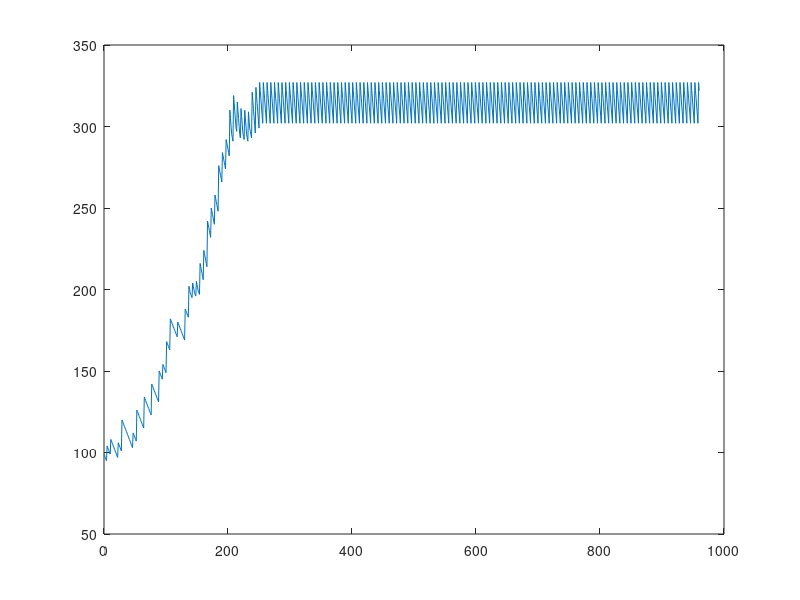

Write MATLAB code to recreate this figure.
% SPDX-FileCopyrightText: 2025 Space Station 14 Contributors
%
% SPDX-License-Identifier: MIT-WIZARDS

# This is a script to be loaded into GNU Octave.

# - Notes -
# + Be sure to check all parameters are up to date with game before use.
# + The way things are tuned, only PA level 1 is stable on Saltern.
# A singularity timestep is one second.

# - Parameters -
# It's expected that you dynamically modify these if relevant to your scenario.
global pa_particle_energy_for_level_table pa_level pa_time_between_shots
pa_particle_energy_for_level_table = [10, 30, 60, 100]
# Note that level 0 is 1 here.
pa_level = 1
pa_time_between_shots = 6

# Horizontal size (interior tiles) of mapped singulo cage
global cage_area cage_pa1 cage_pa2 cage_pa3
#  __123__
# +---+---+
cage_area = 7
cage_pa1 = 2.5
cage_pa2 = 3.5
cage_pa3 = 4.5

global energy_drain_for_level_table
energy_drain_for_level_table = [1, 2, 5, 10, 15, 20]
function retval = level_for_energy (energy)
  retval = 1
  if energy >= 1500 retval = 6; return; endif
  if energy >= 1000 retval = 5; return; endif
  if energy >= 600 retval = 4; return; endif
  if energy >= 300 retval = 3; return; endif
  if energy >= 200 retval = 2; return; endif
endfunction
function retval = radius_for_level (level)
  retval = level - 0.5
endfunction

# - Simulator -

global singulo_shot_timer
singulo_shot_timer = 0

function retval = singulo_step (energy)
  global energy_drain_for_level_table
  global pa_particle_energy_for_level_table pa_level pa_time_between_shots
  global cage_area cage_pa1 cage_pa2 cage_pa3
  global singulo_shot_timer
  level = level_for_energy(energy)
  energy_drain = energy_drain_for_level_table(level)
  energy -= energy_drain
  singulo_shot_timer += 1
  if singulo_shot_timer == pa_time_between_shots
    energy_gain_per_hit = pa_particle_energy_for_level_table(pa_level)
    # This is the bit that's complicated: the area and probability calculation.
    # Rather than try to work it out, let's do things by simply trying it.
    # This is the area of the singulo.
    singulo_area = radius_for_level(level) * 2
    # This is therefore the area in which it can move.
    effective_area = max(0, cage_area - singulo_area)
    # Assume it's at some random position within the area it can move.
    # (This is the weak point of the maths. It's not as simple as this really.)
    singulo_lpos = (rand() * effective_area)
    singulo_rpos = singulo_lpos + singulo_area
    # Check each of 3 points.
    n = 0.5
    if singulo_lpos < (cage_pa1 + n) && singulo_rpos > (cage_pa1 - n)
      energy += energy_gain_per_hit
    endif
    if singulo_lpos < (cage_pa2 + n) && singulo_rpos > (cage_pa2 - n)
      energy += energy_gain_per_hit
    endif
    if singulo_lpos < (cage_pa3 + n) && singulo_rpos > (cage_pa3 - n)
      energy += energy_gain_per_hit
    endif
    singulo_shot_timer = 0
  endif
  retval = energy
endfunction

# - Scenario -

global scenario_energy
scenario_energy = 100

function retval = scenario (x)
  global scenario_energy
  sce = scenario_energy
  scenario_energy = singulo_step(sce)
  retval = scenario_energy
endfunction

# x is in seconds.
x = 0:1:960
plot(x, arrayfun(@scenario, x))
